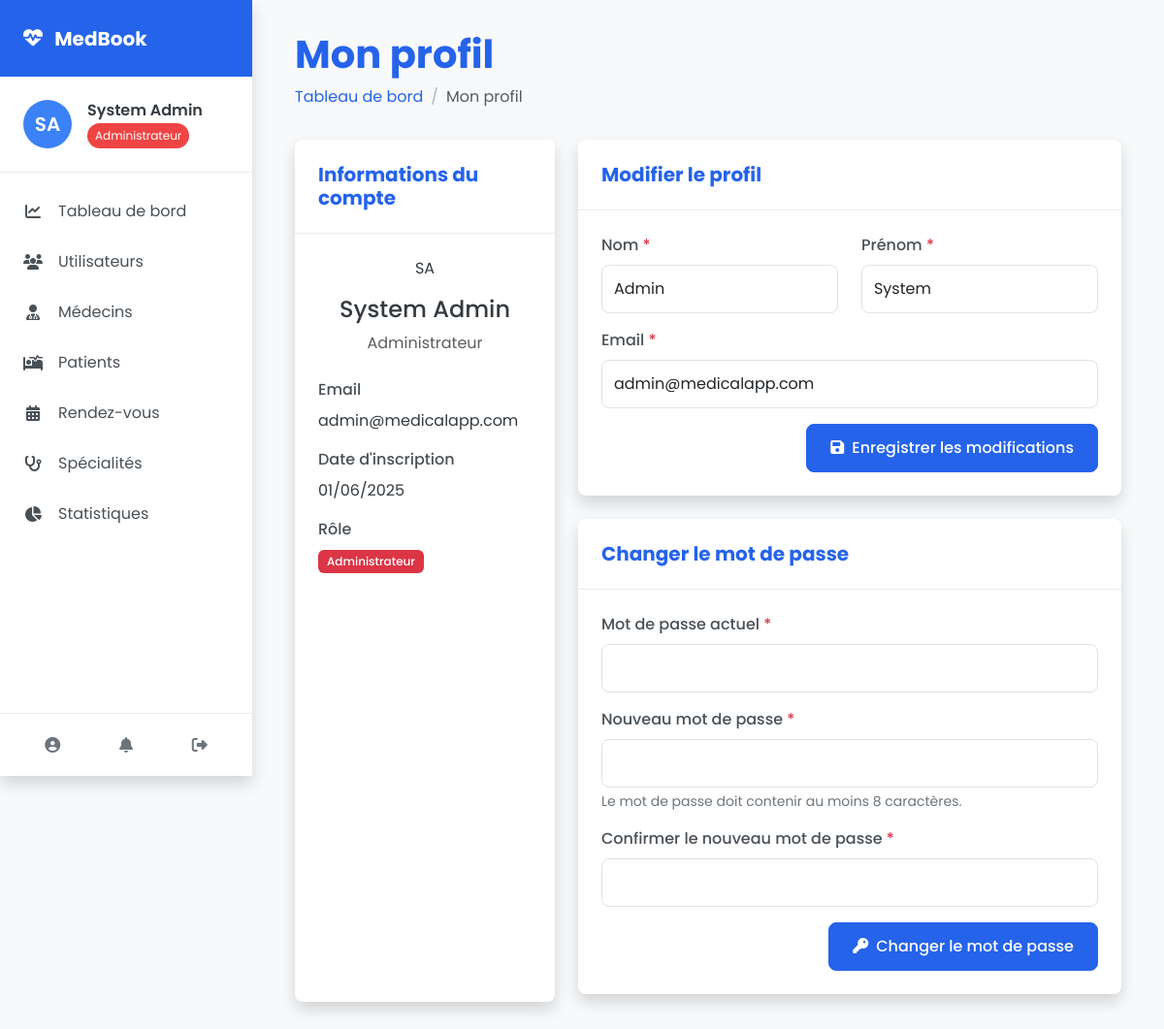
/admin/profile.php (signed in), run on the app's committed database.
### tables this page shows
CREATE TABLE `utilisateurs` (
  `id` int(11) NOT NULL AUTO_INCREMENT,
  `nom` varchar(50) NOT NULL,
  `prenom` varchar(50) NOT NULL,
  `email` varchar(100) NOT NULL UNIQUE,
  `mot_de_passe` varchar(255) NOT NULL,
  `role` enum('patient','medecin','administrateur') NOT NULL DEFAULT 'patient',
  `date_creation` datetime NOT NULL DEFAULT CURRENT_TIMESTAMP,
  PRIMARY KEY (`id`)
);

### admin/profile.php (the view, shortened to what this page needs)
<?php
require_once '../includes/header.php';
$user_id = $_SESSION['user_id'];
$stmt = $conn->prepare("SELECT * FROM utilisateurs WHERE id = ?");
$stmt->execute([$user_id]);
$user = $stmt->fetch(PDO::FETCH_ASSOC);
?>
<?php require_once '../includes/sidebar.php'; ?>
<div class="main-content">
    <div class="container-fluid">
        <div class="page-header">
            <h1>Mon profil</h1>
            <nav aria-label="breadcrumb">
                <ol class="breadcrumb">
                    <li class="breadcrumb-item"><a href="dashboard.php">Tableau de bord</a></li>
                    <li class="breadcrumb-item active" aria-current="page">Mon profil</li>
                </ol>
            </nav>
        </div>
        <div class="row">
            <div class="col-md-4 mb-4">
                <div class="dashboard-card h-100">
                    <div class="dashboard-card-header">
                        <h2>Informations du compte</h2>
                    </div>
                    <div class="dashboard-card-body">
                        <div class="profile-overview text-center mb-4">
                            <div class="profile-avatar mb-3">
                                <?php
                                $initials = strtoupper(substr($user['prenom'], 0, 1) . substr($user['nom'], 0, 1));
                                ?>
                                <span><?= $initials ?></span>
                            </div>
                            <h4><?= htmlspecialchars($user['prenom'] . ' ' . $user['nom']) ?></h4>
                            <p class="text-muted">Administrateur</p>
                        </div>
                        <div class="mb-3">
                            <label class="form-label">Email</label>
                            <div class="form-control-static"><?= htmlspecialchars($user['email']) ?></div>
                        </div>
                        <div class="mb-3">
                            <label class="form-label">Date d'inscription</label>
                            <div class="form-control-static">
                                <?= date('d/m/Y', strtotime($user['date_creation'])) ?>
                            </div>
                        </div>
                        <div class="mb-3">
                            <label class="form-label">Rôle</label>
                            <div class="form-control-static">
                                <span class="badge bg-danger">Administrateur</span>
                            </div>
                        </div>
                    </div>
                </div>
            </div>
            <div class="col-md-8">
                <div class="dashboard-card mb-4">
                    <div class="dashboard-card-header">
                        <h2>Modifier le profil</h2>
                    </div>
                    <div class="dashboard-card-body">
                        <form action="" method="post">
                            <div class="row mb-3">
                                <div class="col-md-6">
                                    <label for="nom" class="form-label">Nom <span class="text-danger">*</span></label>
                                    <input type="text" class="form-control" id="nom" name="nom" value="<?= htmlspecialchars($user['nom']) ?>" required>
                                </div>
                                <div class="col-md-6">
                                    <label for="prenom" class="form-label">Prénom <span class="text-danger">*</span></label>
                                    <input type="text" class="form-control" id="prenom" name="prenom" value="<?= htmlspecialchars($user['prenom']) ?>" required>
                                </div>
                            </div>
                            <div class="mb-3">
                                <label for="email" class="form-label">Email <span class="text-danger">*</span></label>
                                <input type="email" class="form-control" id="email" name="email" value="<?= htmlspecialchars($user['email']) ?>" required>
                            </div>
                            <div class="text-end">
                                <button type="submit" name="update_profile" class="btn btn-primary">
                                    <i class="fas fa-save me-2"></i>Enregistrer les modifications
                                </button>
                            </div>
                        </form>
                    </div>
                </div>
                <div class="dashboard-card">
                    <div class="dashboard-card-header">
                        <h2>Changer le mot de passe</h2>
                    </div>
                    <div class="dashboard-card-body">
                        <form action="" method="post" id="password-form">
                            <div class="mb-3">
                                <label for="current_password" class="form-label">Mot de passe actuel <span class="text-danger">*</span></label>
                                <input type="password" class="form-control" id="current_password" name="current_password" required>
                            </div>
                            <div class="mb-3">
                                <label for="new_password" class="form-label">Nouveau mot de passe <span class="text-danger">*</span></label>
                                <input type="password" class="form-control" id="new_password" name="new_password" required>
                                <div class="form-text">Le mot de passe doit contenir au moins 8 caractères.</div>
                            </div>
                            <div class="mb-3">
                                <label for="confirm_password" class="form-label">Confirmer le nouveau mot de passe <span class="text-danger">*</span></label>
                                <input type="password" class="form-control" id="confirm_password" name="confirm_password" required>
                            </div>
                            <div class="text-end">
                                <button type="submit" name="update_password" class="btn btn-primary">
                                    <i class="fas fa-key me-2"></i>Changer le mot de passe
                                </button>
                            </div>
                        </form>
                    </div>
                </div>
            </div>
        </div>
    </div>
</div>
<?php require_once '../includes/footer.php'; ?>

### assets/css/style.css (style rules this page uses)
:root { --primary: #2563eb; --primary-light: #3b82f6; --primary-dark: #1d4ed8; --secondary: #7c3aed; --secondary-light: #8b5cf6; --secondary-dark: #6d28d9; --accent: #f59e0b; --accent-light: #fbbf24; --accent-dark: #d97706; --success: #10b981; --info: #06b6d4; --warning: #f59e0b; --danger: #ef4444; --light: #f8f9fa; --dark: #343a40; --white: #ffffff; --gray-100: #f8f9fa; --gray-200: #e9ecef; --gray-300: #dee2e6; --gray-400: #ced4da; --gray-500: #adb5bd; --gray-600: #6c757d; --gray-700: #495057; --gray-800: #343a40; --gray-900: #212529; --spacing-xs: 0.25rem; --spacing-sm: 0.5rem; --spacing-md: 1rem; --spacing-lg: 1.5rem; --spacing-xl: 3rem; --border-radius-sm: 0.25rem; --border-radius: 0.5rem; --border-radius-lg: 1rem; --border-radius-xl: 2rem; --shadow-sm: 0 0.125rem 0.25rem rgba(0, 0, 0, 0.075); --shadow: 0 0.5rem 1rem rgba(0, 0, 0, 0.15); --shadow-lg: 0 1rem 3rem rgba(0, 0, 0, 0.175); --transition-speed: 0.3s; }
body { font-family: 'Poppins', sans-serif; color: var(--gray-800); background-color: var(--gray-100); }
a { color: var(--primary); text-decoration: none; transition: color var(--transition-speed); }
.btn { font-weight: 500; padding: 0.75rem 1.5rem; border-radius: var(--border-radius); transition: all var(--transition-speed); }
.btn-primary { background-color: var(--primary); border-color: var(--primary); }
.form-control { padding: 0.75rem; font-size: 1rem; border-radius: var(--border-radius); border: 1px solid var(--gray-300); transition: border-color var(--transition-speed), box-shadow var(--transition-speed); }
.form-label { font-weight: 500; color: var(--gray-700); margin-bottom: 0.5rem; }
.form-text { color: var(--gray-600); }
.dashboard-body { background-color: var(--gray-100); min-height: 100vh; display: flex; }
.main-content { margin-left: 260px; width: calc(100% - 260px); padding: 2rem; transition: margin-left var(--transition-speed), width var(--transition-speed); }
.page-header { margin-bottom: 2rem; }
.page-header h1 { font-weight: 700; color: var(--primary); margin-bottom: 0.5rem; }
.breadcrumb-item + .breadcrumb-item::before { color: var(--gray-500); }
.dashboard-card { background-color: var(--white); border-radius: var(--border-radius); box-shadow: var(--shadow); margin-bottom: 2rem; transition: transform var(--transition-speed), box-shadow var(--transition-speed); }
.dashboard-card-header { display: flex; align-items: center; justify-content: space-between; padding: 1.5rem; border-bottom: 1px solid var(--gray-200); }
.dashboard-card-header h2 { margin: 0; font-size: 1.25rem; font-weight: 700; color: var(--primary); }
.dashboard-card-body { padding: 1.5rem; }
.badge { padding: 0.5em 0.75em; font-weight: 500; }

### data on the page
utilisateurs: initials "SA", prenom+nom "System Admin", email "admin@medicalapp.com", date_creation "01/06/2025", nom "Admin", prenom "System"

### other printed values
$initials "SA"
$_SESSION['prenom'] "System"
$_SESSION['nom'] "Admin"
$role "Administrateur"
$item['text'] "Tableau de bord"
$item['text'] "Utilisateurs"
$item['text'] "Médecins"
$item['text'] "Patients"
$item['text'] "Rendez-vous"
$item['text'] "Spécialités"
$item['text'] "Statistiques"
